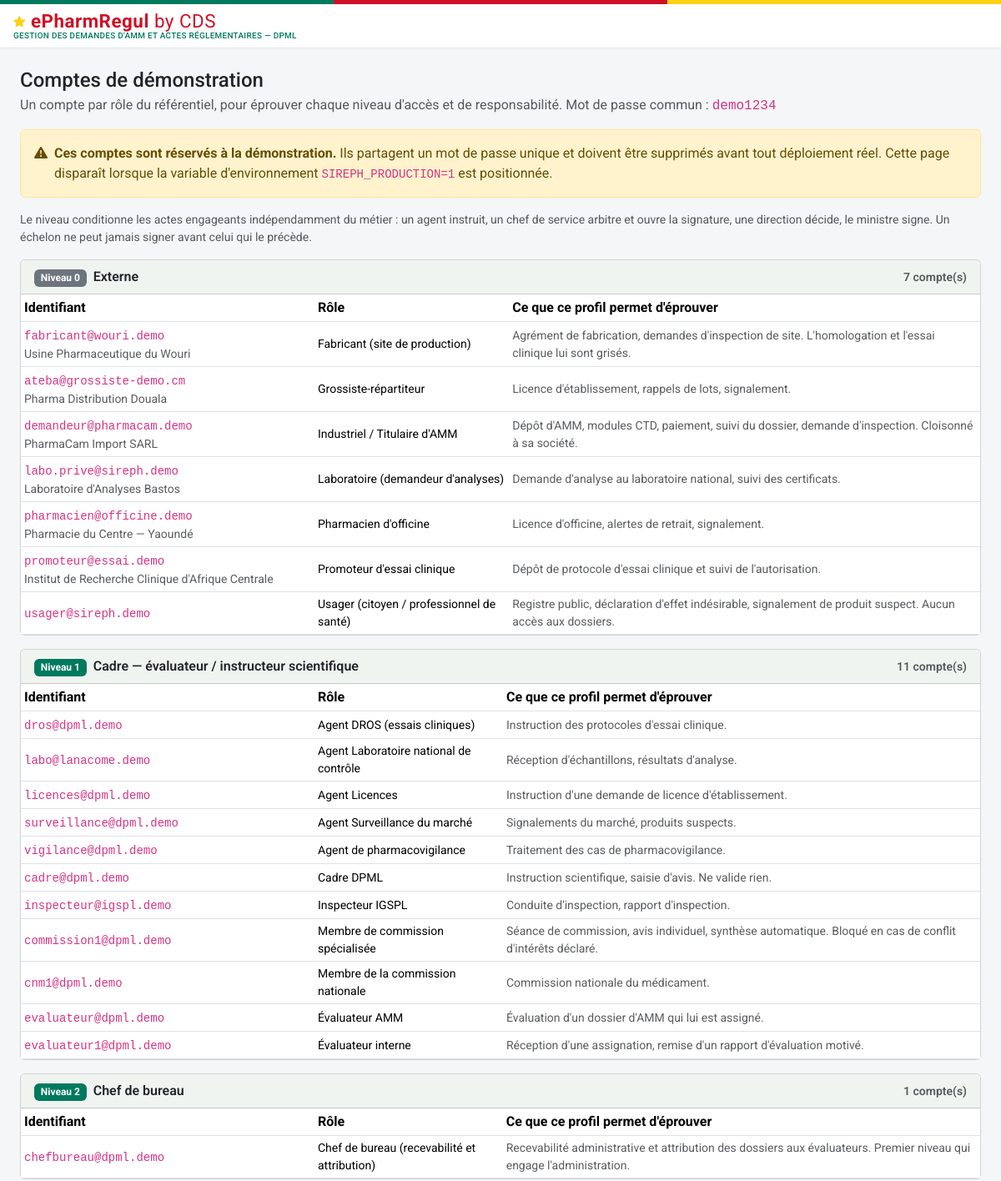
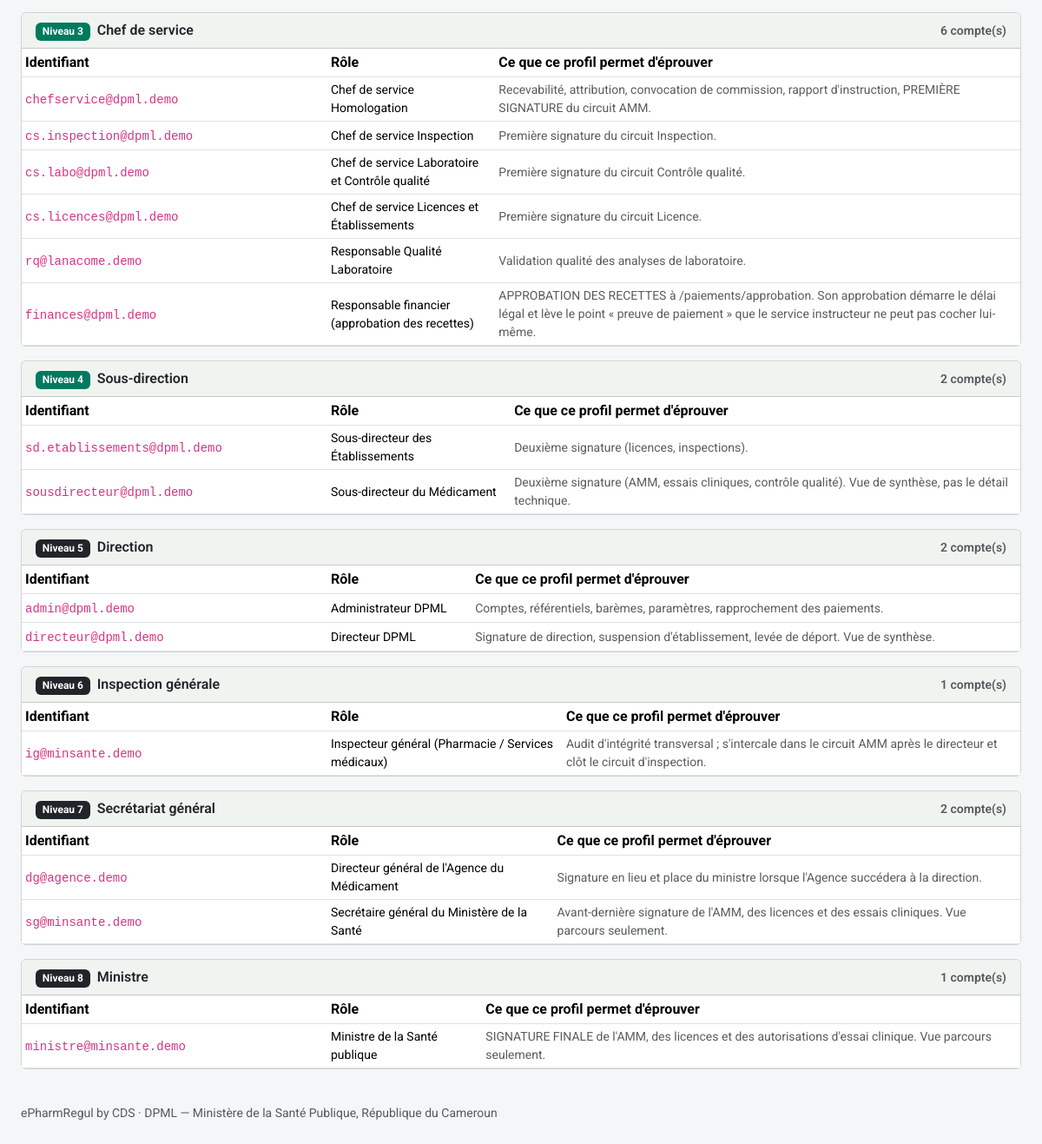
Screenshot of /comptes-demonstration with the database file from the repository (2 pictures, top to bottom).
### models.py (models this page shows, shortened)
class Personne(db.Model):
    id = db.Column(db.Integer, primary_key=True)
    nom_complet = db.Column(db.String(200), nullable=False)
    email = db.Column(db.String(150), unique=True, nullable=False)  # identifiant de connexion
    password_hash = db.Column(db.String(255), nullable=False)
    role_systeme = db.Column(db.String(50), nullable=False)
    etablissement_rattachement_id = db.Column(db.Integer, db.ForeignKey("etablissement.id"), nullable=True)
    contact = db.Column(db.String(200))
    statut_compte = db.Column(db.String(20), nullable=False, default="actif")
    date_creation = db.Column(db.DateTime, default=datetime.utcnow)
    date_inscription = db.Column(db.DateTime, nullable=True)
    date_decision = db.Column(db.DateTime, nullable=True)
    decide_par_id = db.Column(db.Integer, db.ForeignKey("personne.id"), nullable=True)
    etablissement = db.relationship("Etablissement", foreign_keys=[etablissement_rattachement_id])
    decide_par = db.relationship("Personne", remote_side=[id],
                                 foreign_keys=[decide_par_id])

class Etablissement(db.Model):
    id = db.Column(db.Integer, primary_key=True)
    raison_sociale = db.Column(db.String(255), nullable=False)
    type = db.Column(db.String(40), nullable=False)
    adresse = db.Column(db.String(500))
    latitude = db.Column(db.Float, nullable=True)   # géolocalisation — exploité par le futur module RI
    longitude = db.Column(db.Float, nullable=True)
    statut_licence = db.Column(db.String(20), nullable=False, default="en_instruction")
    date_expiration_licence = db.Column(db.Date, nullable=True)
    pharmacien_responsable_id = db.Column(db.Integer, db.ForeignKey("personne.id"), nullable=True)
    categorie_activite = db.Column(db.String(30), nullable=True)
    pharmacien_responsable = db.relationship("Personne", foreign_keys=[pharmacien_responsable_id])

### routes_profils.py (the view)
@bp.route("/comptes-demonstration")
def comptes_demonstration():
    from flask import current_app
    import seed_comptes
    if not current_app.config.get("MODE_DEMONSTRATION"):
        abort(404)
    return render_template(
        "profils/comptes_demonstration.html",
        groupes=seed_comptes.annuaire(),
        manquants=seed_comptes.roles_sans_compte(),
        mot_de_passe=seed_comptes.MOT_DE_PASSE)

### auth.py (called while the page is built)
def current_user():
    uid = session.get("user_id")
    if not uid:
        return None
    return db.session.get(Personne, uid)

### permissions.py (called while the page is built)
def niveau(user_ou_role):
    if user_ou_role is None:
        return 0
    role = getattr(user_ou_role, "role_systeme", user_ou_role)
    return NIVEAU_PAR_ROLE.get(role, 0)

### seed_comptes.py (called while the page is built)
def annuaire():
    groupes = {}
    for role, (_nom, email, _e) in COMPTES.items():
        p = Personne.query.filter_by(email=email).first()
        if p is None:
            continue
        n = niveau(role)
        groupes.setdefault(n, []).append({
            "role": role,
            "libelle": ROLES.get(role, role),
            "nom": p.nom_complet,
            "email": p.email,
            "etablissement": p.etablissement.raison_sociale if p.etablissement else None,
            "actif": p.statut_compte == "actif",
            "a_eprouver": A_EPROUVER.get(role, ""),
        })
    return [{"niveau": n, "libelle": LIBELLE_NIVEAU.get(n, str(n)),
             "comptes": sorted(groupes[n], key=lambda c: c["libelle"])}
            for n in sorted(groupes)]

def roles_sans_compte():
    manquants = []
    for role in ROLES:
        if role not in COMPTES:
            manquants.append(role)
            continue
        if Personne.query.filter_by(email=COMPTES[role][1]).first() is None:
            manquants.append(role)
    return manquants

### templates/profils/comptes_demonstration.html (shortened to what this page needs)
{% extends "base.html" %}
{% block content %}
<div class="mb-3">
  <h1 class="h4 mb-1">Comptes de démonstration</h1>
  <p class="text-muted mb-0">
    Un compte par rôle du référentiel, pour éprouver chaque niveau d'accès et
    de responsabilité. Mot de passe commun&nbsp;:
    <code class="fs-6">{{ mot_de_passe }}</code>
  </p>
</div>
<div class="alert alert-warning d-flex gap-2 align-items-start">
  <i class="bi bi-exclamation-triangle-fill"></i>
  <div>
    <strong>Ces comptes sont réservés à la démonstration.</strong>
    Ils partagent un mot de passe unique et doivent être supprimés avant tout
    déploiement réel. Cette page disparaît lorsque la variable d'environnement
    <code>SIREPH_PRODUCTION=1</code> est positionnée.
  </div>
</div>
<p class="small text-muted">
  Le niveau conditionne les actes engageants indépendamment du métier&nbsp;:
  un agent instruit, un chef de service arbitre et ouvre la signature, une
  direction décide, le ministre signe. Un échelon ne peut jamais signer avant
  celui qui le précède.
</p>
{% for g in groupes %}
<div class="card mb-3">
  <div class="card-header py-2 d-flex justify-content-between align-items-center">
    <span class="fw-semibold">
      <span class="badge {{ 'bg-secondary' if g.niveau == 0 else ('bg-primary' if g.niveau < 5 else 'bg-dark') }} me-1">
        Niveau {{ g.niveau }}</span>
      {{ g.libelle }}
    </span>
    <span class="small text-muted">{{ g.comptes|length }} compte(s)</span>
  </div>
  <div class="table-responsive">
    <table class="table table-sm mb-0 align-middle">
      <thead><tr>
        <th style="width:22rem">Identifiant</th>
        <th>Rôle</th>
        <th>Ce que ce profil permet d'éprouver</th>
      </tr></thead>
      <tbody>
      {% for c in g.comptes %}
        <tr>
          <td>
            <code>{{ c.email }}</code>
            {% if c.etablissement %}
            <div class="small text-muted">{{ c.etablissement }}</div>
            {% endif %}
          </td>
          <td class="small">{{ c.libelle }}</td>
          <td class="small text-muted">{{ c.a_eprouver }}</td>
        </tr>
      {% endfor %}
      </tbody>
    </table>
  </div>
</div>
{% endfor %}
{% endblock %}

### static/css/style.css (style rules this page uses)
:root { --cm-green: #007a5e; --cm-green-dark: #00553f; --cm-red: #ce1126; --cm-yellow: #fcd116; }
body { background-color: #f4f6f8; font-family: "Roboto", -apple-system, BlinkMacSystemFont, "Segoe UI", Arial, sans-serif; }
.badge.bg-primary { background-color: var(--cm-green) !important; }
.card-header { background-color: #f0f4f1; font-weight: 600; }

### rows the page displays
Personne: email "fabricant@wouri.demo"
Etablissement: etablissement "Usine Pharmaceutique du Wouri"
Personne: email "ateba@grossiste-demo.cm"
Etablissement: etablissement "Pharma Distribution Douala"
Personne: email "demandeur@pharmacam.demo"
Etablissement: etablissement "PharmaCam Import SARL"
Personne: email "labo.prive@sireph.demo"
Etablissement: etablissement "Laboratoire d'Analyses Bastos"
Personne: email "pharmacien@officine.demo"
Etablissement: etablissement "Pharmacie du Centre — Yaoundé"
Personne: email "promoteur@essai.demo"
Etablissement: etablissement "Institut de Recherche Clinique d'Afrique Centrale"
Personne: email "usager@sireph.demo", libelle "Usager (citoyen / professionnel de santé)", a_eprouver "Registre public, déclaration d'effet indésirable, signalement de produit suspect. Aucun accès aux dossiers."
Personne: email "dros@dpml.demo", libelle "Agent DROS (essais cliniques)", a_eprouver "Instruction des protocoles d'essai clinique."
Personne: email "labo@lanacome.demo", libelle "Agent Laboratoire national de contrôle", a_eprouver "Réception d'échantillons, résultats d'analyse."
Personne: email "licences@dpml.demo", libelle "Agent Licences", a_eprouver "Instruction d'une demande de licence d'établissement."
Personne: email "surveillance@dpml.demo", libelle "Agent Surveillance du marché", a_eprouver "Signalements du marché, produits suspects."
Personne: email "vigilance@dpml.demo", libelle "Agent de pharmacovigilance", a_eprouver "Traitement des cas de pharmacovigilance."
Personne: email "cadre@dpml.demo", libelle "Cadre DPML", a_eprouver "Instruction scientifique, saisie d'avis. Ne valide rien."
Personne: email "inspecteur@igspl.demo", libelle "Inspecteur IGSPL", a_eprouver "Conduite d'inspection, rapport d'inspection."
Personne: email "commission1@dpml.demo", libelle "Membre de commission spécialisée", a_eprouver "Séance de commission, avis individuel, synthèse automatique. Bloqué en cas de conflit d'intérêts déclaré."
Personne: email "cnm1@dpml.demo", libelle "Membre de la commission nationale", a_eprouver "Commission nationale du médicament."
Personne: email "evaluateur@dpml.demo", libelle "Évaluateur AMM", a_eprouver "Évaluation d'un dossier d'AMM qui lui est assigné."
Personne: email "evaluateur1@dpml.demo", libelle "Évaluateur interne", a_eprouver "Réception d'une assignation, remise d'un rapport d'évaluation motivé."
Personne: email "chefbureau@dpml.demo", libelle "Chef de bureau (recevabilité et attribution)", a_eprouver "Recevabilité administrative et attribution des dossiers aux évaluateurs. Premier niveau qui engage l'administration."
Personne: email "chefservice@dpml.demo", libelle "Chef de service Homologation", a_eprouver "Recevabilité, attribution, convocation de commission, rapport d'instruction, PREMIÈRE SIGNATURE du circuit AMM."
Personne: email "cs.inspection@dpml.demo", libelle "Chef de service Inspection", a_eprouver "Première signature du circuit Inspection."
Personne: email "cs.labo@dpml.demo", libelle "Chef de service Laboratoire et Contrôle qualité", a_eprouver "Première signature du circuit Contrôle qualité."
Personne: email "cs.licences@dpml.demo", libelle "Chef de service Licences et Établissements", a_eprouver "Première signature du circuit Licence."
Personne: email "rq@lanacome.demo", libelle "Responsable Qualité Laboratoire", a_eprouver "Validation qualité des analyses de laboratoire."
Personne: email "finances@dpml.demo", libelle "Responsable financier (approbation des recettes)", a_eprouver "APPROBATION DES RECETTES à /paiements/approbation. Son approbation démarre le délai légal et lève le point « preuve de paiement » que le service instructeur ne peut pas cocher lui-même."
Personne: email "sd.etablissements@dpml.demo", libelle "Sous-directeur des Établissements", a_eprouver "Deuxième signature (licences, inspections)."
Personne: email "sousdirecteur@dpml.demo", libelle "Sous-directeur du Médicament", a_eprouver "Deuxième signature (AMM, essais cliniques, contrôle qualité). Vue de synthèse, pas le détail technique."
Personne: email "admin@dpml.demo", libelle "Administrateur DPML", a_eprouver "Comptes, référentiels, barèmes, paramètres, rapprochement des paiements."
Personne: email "directeur@dpml.demo", libelle "Directeur DPML", a_eprouver "Signature de direction, suspension d'établissement, levée de déport. Vue de synthèse."
Personne: email "ig@minsante.demo", libelle "Inspecteur général (Pharmacie / Services médicaux)", a_eprouver "Audit d'intégrité transversal ; s'intercale dans le circuit AMM après le directeur et clôt le circuit d'inspection."
Personne: email "dg@agence.demo", libelle "Directeur général de l'Agence du Médicament", a_eprouver "Signature en lieu et place du ministre lorsque l'Agence succédera à la direction."
Personne: email "sg@minsante.demo", libelle "Secrétaire général du Ministère de la Santé", a_eprouver "Avant-dernière signature de l'AMM, des licences et des essais cliniques. Vue parcours seulement."
Personne: email "ministre@minsante.demo", libelle "Ministre de la Santé publique", a_eprouver "SIGNATURE FINALE de l'AMM, des licences et des autorisations d'essai clinique. Vue parcours seulement."

### other values shown
{{ mot_de_passe }} "demo1234"
{{ g.niveau }} "0" "1" "2" "3" "4" "5" "6" "7" "8"
{{ g.libelle }} "Externe" "Cadre — évaluateur / instructeur scientifique" "Chef de bureau" "Chef de service" "Sous-direction" "Direction" "Inspection générale" "Secrétariat général" "Ministre"
{{ g.comptes|length }} "7" "11" "1" "6" "2" "2" "1" "2" "1"
{{ c.libelle }} "Fabricant (site de production)" "Grossiste-répartiteur" "Industriel / Titulaire d'AMM" "Laboratoire (demandeur d'analyses)" "Pharmacien d'officine" "Promoteur d'essai clinique"
{{ c.a_eprouver }} "Agrément de fabrication, demandes d'inspection de site. L'homologation et l'essai clinique lui sont grisés." "Licence d'établissement, rappels de lots, signalement." "Dépôt d'AMM, modules CTD, paiement, suivi du dossier, demande d'inspection. Cloisonné à sa société." "Demande d'analyse au laboratoire national, suivi des certificats." "Licence d'officine, alertes de retrait, signalement." "Dépôt de protocole d'essai clinique et suivi de l'autorisation."
